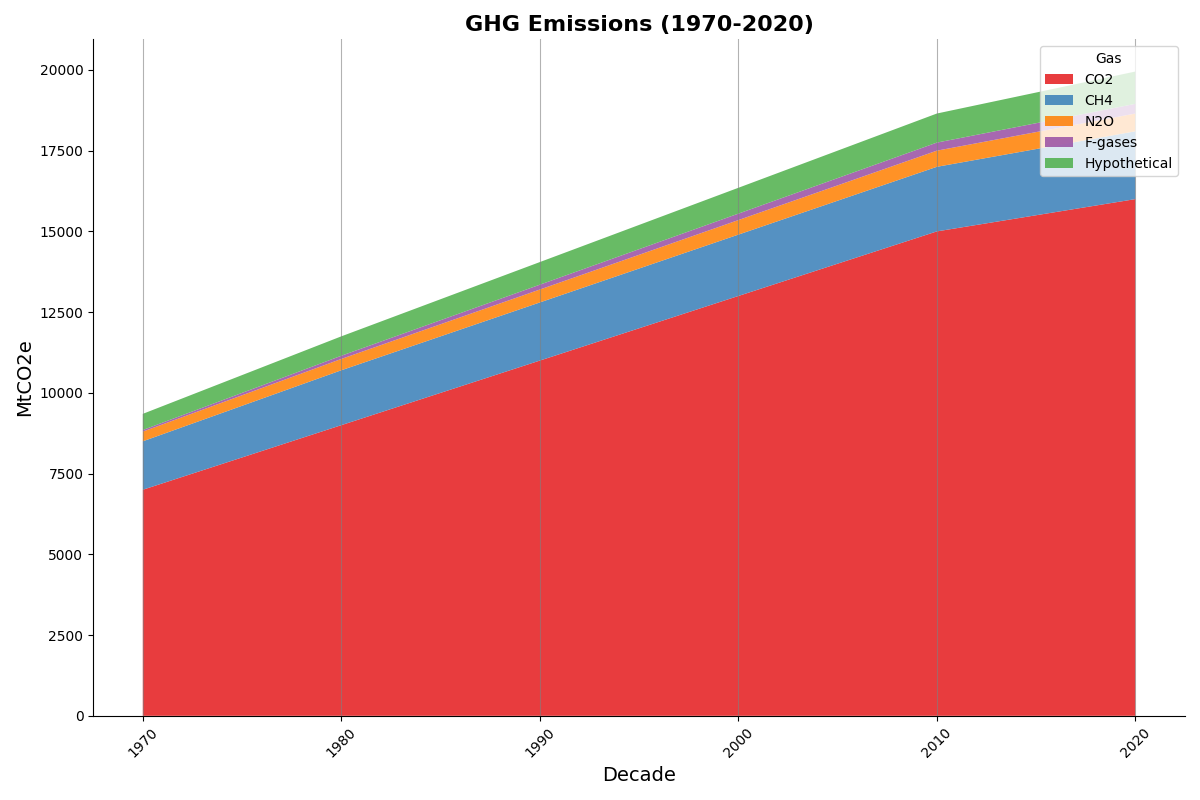

Python code for this plot:
import matplotlib.pyplot as plt
import numpy as np

decades = np.array([1970, 1980, 1990, 2000, 2010, 2020])
co2_emissions = np.array([7000, 9000, 11000, 13000, 15000, 16000])
ch4_emissions = np.array([1500, 1700, 1800, 1900, 2000, 2100])
n2o_emissions = np.array([300, 350, 400, 450, 500, 550])
fgases_emissions = np.array([50, 100, 150, 200, 250, 300])
hypothetical_emissions = np.array([500, 600, 700, 800, 900, 1000])

emissions_data = np.vstack([co2_emissions, ch4_emissions, n2o_emissions, fgases_emissions, hypothetical_emissions])
new_colors = ['#e41a1c', '#377eb8', '#ff7f00', '#984ea3', '#4daf4a']

fig, ax = plt.subplots(figsize=(12, 8))

ax.stackplot(decades, emissions_data, labels=['CO2', 'CH4', 'N2O', 'F-gases', 'Hypothetical'], colors=new_colors, alpha=0.85)
ax.set_title('GHG Emissions (1970-2020)', fontsize=16, fontweight='bold')
ax.set_xlabel('Decade', fontsize=14)
ax.set_ylabel('MtCO2e', fontsize=14)

ax.legend(title='Gas', loc='upper right', bbox_to_anchor=(1, 1))
ax.yaxis.grid(False)
ax.xaxis.grid(True, linestyle='-', color='gray', alpha=0.6)
ax.set_xticks(decades)
ax.set_xticklabels(decades, rotation=45)

ax.spines['top'].set_visible(False)
ax.spines['right'].set_visible(False)

plt.tight_layout()
plt.show()
